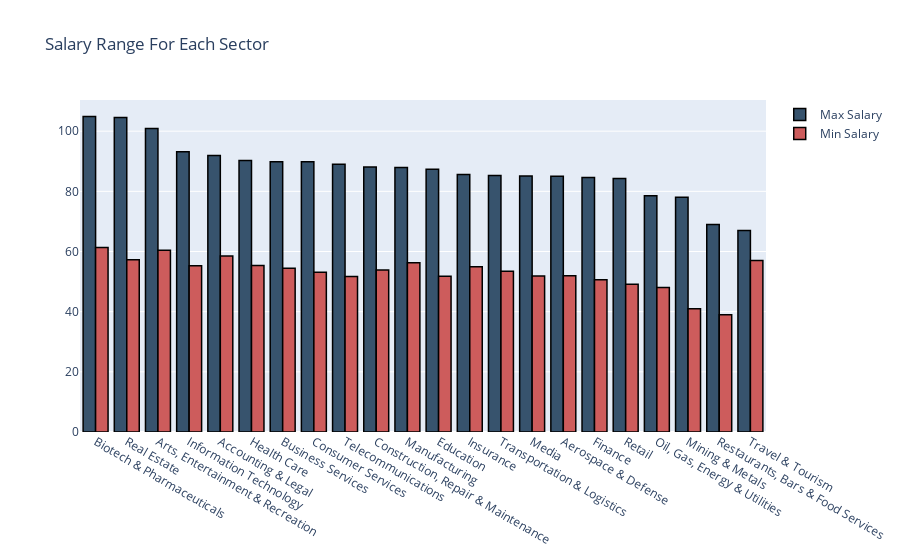

Notebook code cell kept with this figure:
### Code cell
# Visualization in bar graph with plotly

# Create Trace 1
trace1 = go.Bar(x = df_mean_salary['Sector'],
                y = df_mean_salary['Max Salary'],
                name = 'Max Salary',
                marker = dict(color ='rgb(55, 83, 109)',
                             line = dict(color = 'rgb(0,0,0)', width = 1.5)))

# Create Trace 2
trace2 = go.Bar(x = df_mean_salary['Sector'],
                y = df_mean_salary['Min Salary'],
                name = 'Min Salary',
                marker = dict(color = 'indianred',
                             line = dict(color = 'rgb(0,0,0)', width = 1.5)))

data = [trace1, trace2]

layout = go.Layout(title = 'Salary Range For Each Sector', 
                   barmode = 'group')

chart = go.Figure(data = data, layout = layout)
iplot(chart)

### Figure 1 — Plotly figure (JSON) as saved in the notebook; plotly's stock layout.template omitted (floating-point values rounded to 4 significant figures)
{"data": [{"marker": {"color": "rgb(55, 83, 109)", "line": {"color": "rgb(0,0,0)", "width": 1.5}}, "name": "Max Salary", "type": "bar", "x": ["Biotech & Pharmaceuticals", "Real Estate", "Arts, Entertainment & Recreation", "Information Technology", "Accounting & Legal", "Health Care", "Business Services", "Consumer Services", "Telecommunications", "Construction, Repair & Maintenance", "Manufacturing", "Education", "Insurance", "Transportation & Logistics", "Media", "Aerospace & Defense", "Finance", "Retail", "Oil, Gas, Energy & Utilities", "Mining & Metals", "Restaurants, Bars & Food Services", "Travel & Tourism"], "y": [104.8, 104.6, 100.9, 93.2, 91.93, 90.25, 89.87, 89.86, 89, 88.12, 87.9, 87.33, 85.61, 85.3, 85.12, 85.05, 84.64, 84.29, 78.54, 78, 69, 67]}, {"marker": {"color": "indianred", "line": {"color": "rgb(0,0,0)", "width": 1.5}}, "name": "Min Salary", "type": "bar", "x": ["Biotech & Pharmaceuticals", "Real Estate", "Arts, Entertainment & Recreation", "Information Technology", "Accounting & Legal", "Health Care", "Business Services", "Consumer Services", "Telecommunications", "Construction, Repair & Maintenance", "Manufacturing", "Education", "Insurance", "Transportation & Logistics", "Media", "Aerospace & Defense", "Finance", "Retail", "Oil, Gas, Energy & Utilities", "Mining & Metals", "Restaurants, Bars & Food Services", "Travel & Tourism"], "y": [61.36, 57.25, 60.43, 55.3, 58.51, 55.36, 54.4, 53.14, 51.73, 53.81, 56.25, 51.81, 54.9, 53.4, 51.83, 51.95, 50.64, 49.08, 48, 41, 39, 57]}], "layout": {"barmode": "group", "title": {"text": "Salary Range For Each Sector"}}}
